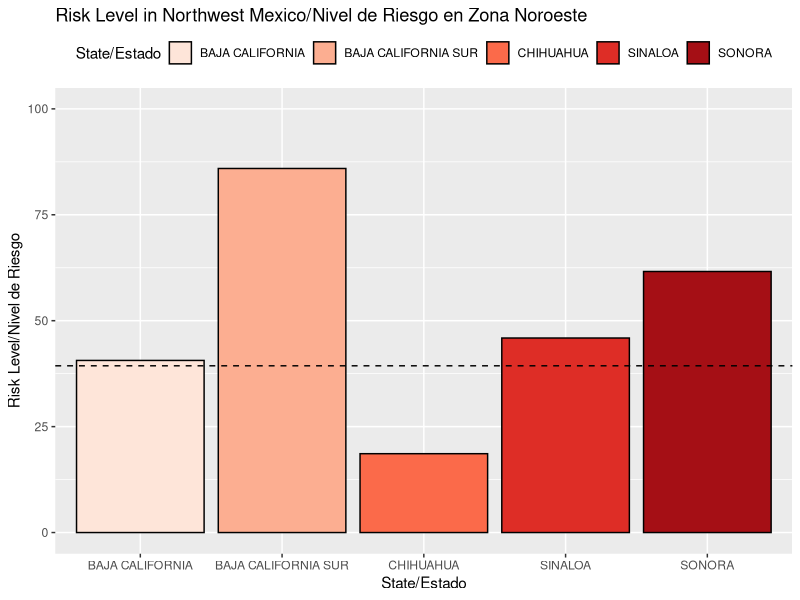
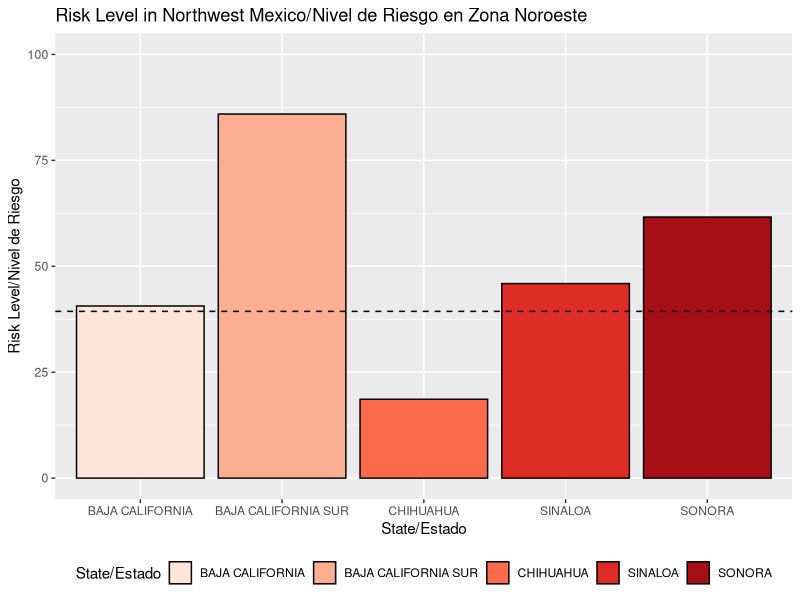
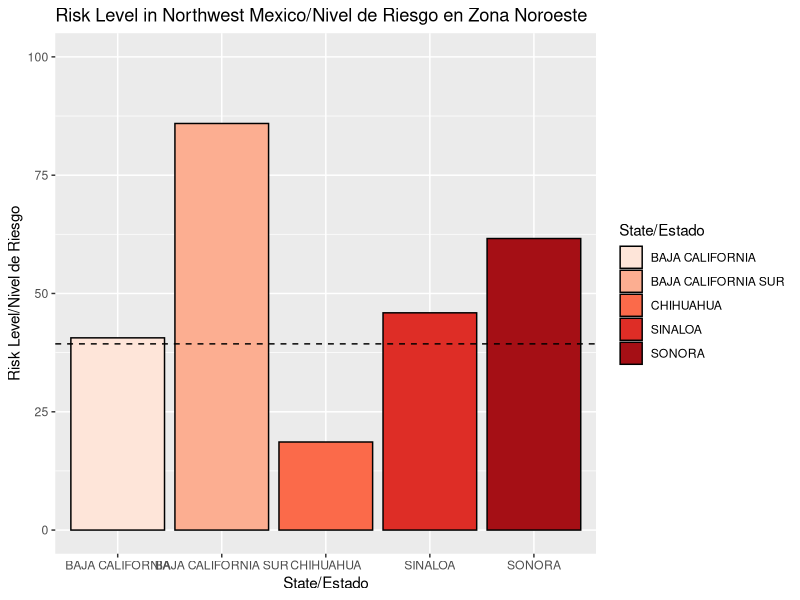
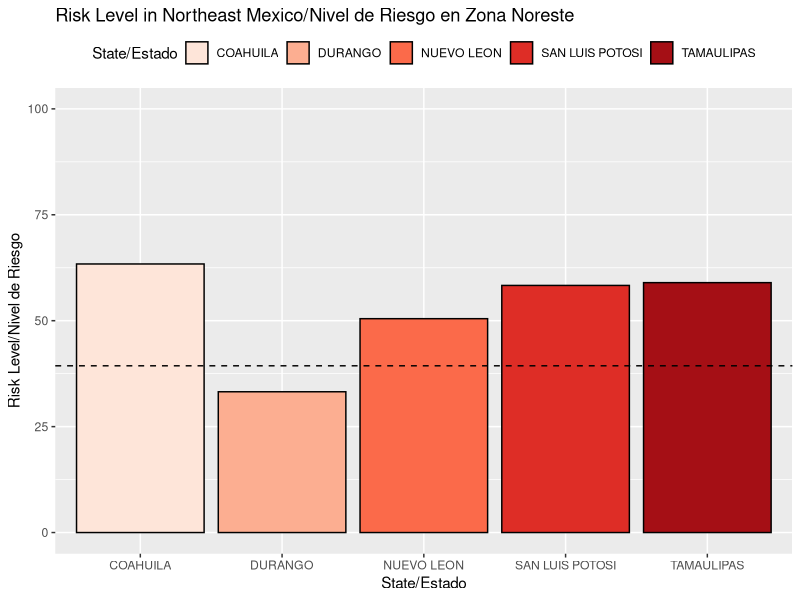
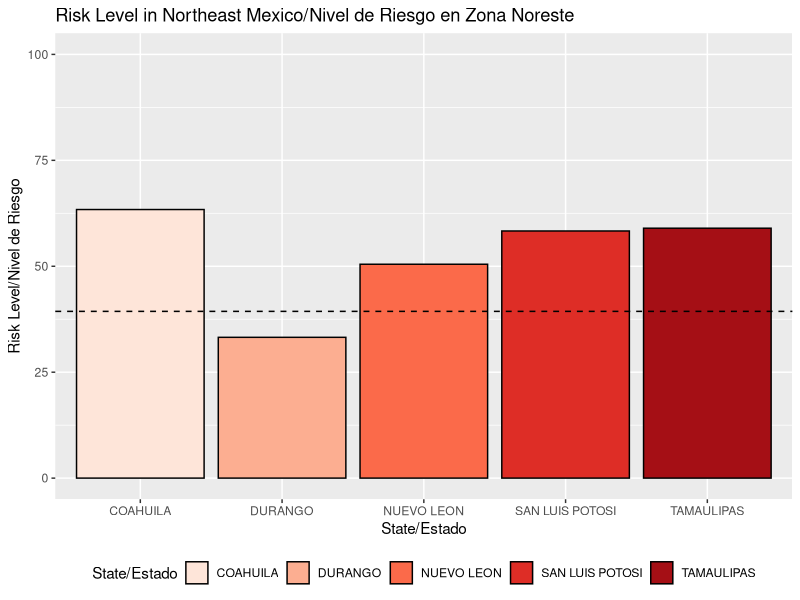
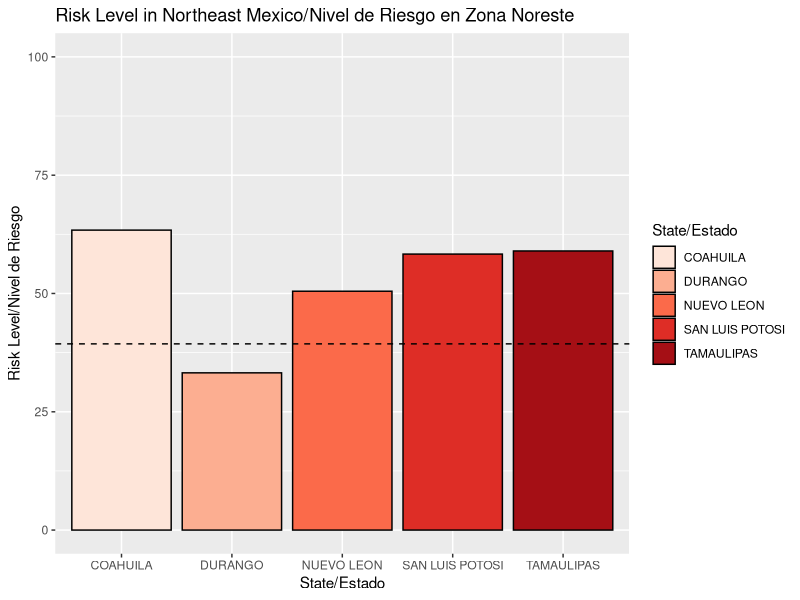
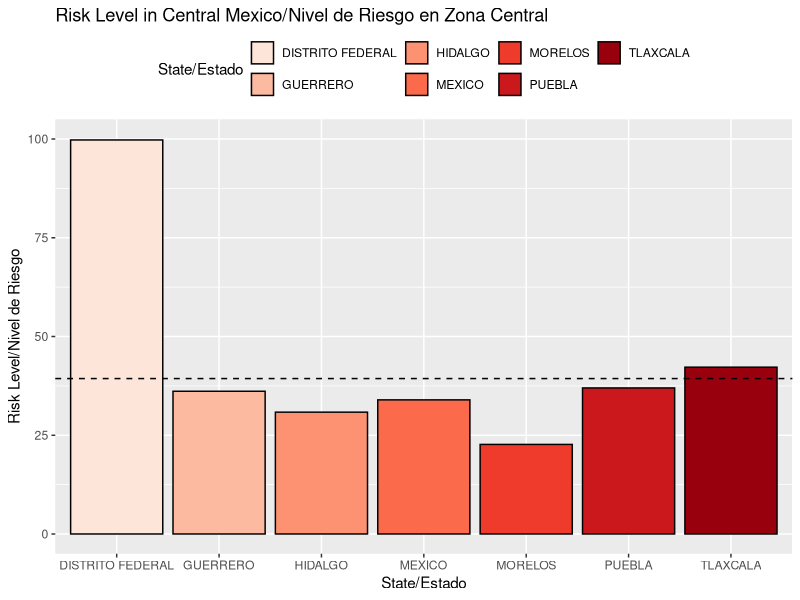
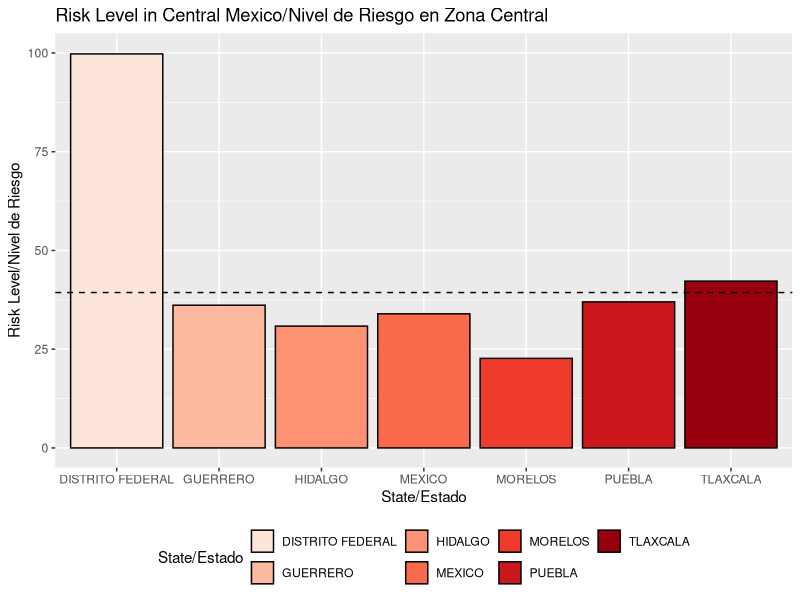

The R script that drew these images, in order:
## Code for COVID-19 Data Challenge
## Author: Carlos Paredes

## Cases in states of Mexico
setwd("~/covid-data-challenge/Cleaned Data")

## Data Cleaning
dat <- read.csv("cases_by_state_mx.csv")

noroeste <- dat[c(17, 30, 2, 20, 28), ]

noreste <- dat[c(29, 11, 23, 25, 26), ]

centro <- dat[c(31, 12, 14, 10, 4, 15, 18), ]

occidente <- dat[c(16, 19, 21, 3, 7, 13, 5, 9), ]

sureste <- dat[c(22, 1, 6, 24, 32, 8, 27), ]

## Graph for Zona Noroeste (Northwest Mexico)
library(ggplot2)

p<-ggplot(noroeste, aes(x=State, y=Risk.Level, fill=State)) +
  geom_bar(stat="identity", color="black") +
  xlab("State/Estado") + ylab("Risk Level/Nivel de Riesgo") + ylim(0, 100) +
  labs(fill = "State/Estado") +
  geom_hline(yintercept = median(dat$Risk.Level), linetype = 'dashed') +
  ggtitle("Risk Level in Northwest Mexico/Nivel de Riesgo en Zona Noroeste") 
p <- p+scale_fill_brewer(palette="Reds")
p + theme(legend.position="top")
p + theme(legend.position="bottom")
p

# p<-ggplot(noroeste, aes(x=State, y=Risk.Level, fill=State)) +
#  geom_bar(stat="identity", color="black") +
#  xlab("State/Estado") + ylab("Risk Level/Nivel de Riesgo") + ylim(0, 100) +
#  labs(fill = "State/Estado") +
#  theme_minimal() +
#  geom_hline(yintercept = median(dat$Risk.Level), linetype = 'dashed') +
#  ggtitle("Risk Level in Northwest Mexico/Nivel de Riesgo en Zona Noroeste") 
#  p <- p + scale_fill_manual(values=c("#FF85C6", "#A10055", "#FFAFDA", "#FF66B7", "#FF0087")) 
#  p + theme(legend.position="top")
#  p + theme(legend.position="bottom")
#  p

## Graph for Zona Noreste (Northeast Mexico)
p1<-ggplot(noreste, aes(x=State, y=Risk.Level, fill=State)) +
  geom_bar(stat="identity", color="black") +
  xlab("State/Estado") + ylab("Risk Level/Nivel de Riesgo") + ylim(0, 100) +
  labs(fill = "State/Estado") +
  geom_hline(yintercept = median(dat$Risk.Level), linetype = 'dashed') +
  ggtitle("Risk Level in Northeast Mexico/Nivel de Riesgo en Zona Noreste") 
p1 <- p1+scale_fill_brewer(palette="Reds")
p1 + theme(legend.position="top")
p1 + theme(legend.position="bottom")
p1

## Graph for Zona Central
p2<-ggplot(centro, aes(x=State, y=Risk.Level, fill=State)) +
  geom_bar(stat="identity", color="black") +
  xlab("State/Estado") + ylab("Risk Level/Nivel de Riesgo") + ylim(0, 100) +
  labs(fill = "State/Estado") +
  geom_hline(yintercept = median(dat$Risk.Level), linetype = 'dashed') +
  ggtitle("Risk Level in Central Mexico/Nivel de Riesgo en Zona Central") 
p2 <- p2+scale_fill_brewer(palette="Reds")
p2 + theme(legend.position="top")
p2 + theme(legend.position="bottom")
p2

## Graph for Zona Occidental
p3<-ggplot(occidente, aes(x=State, y=Risk.Level, fill=State)) +
  geom_bar(stat="identity", color="black") +
  xlab("State/Estado") + ylab("Risk Level/Nivel de Riesgo") + ylim(0, 100) +
  labs(fill = "State/Estado") +
  geom_hline(yintercept = median(dat$Risk.Level), linetype = 'dashed') +
  ggtitle("Risk Level in West Mexico/Nivel de Riesgo en Occidental") 
p3 <- p3+scale_fill_brewer(palette="Reds")
p3 + theme(legend.position="top")
p3 + theme(legend.position="bottom")
p3

## Graph for Zona Sureste
p4<-ggplot(sureste, aes(x=State, y=Risk.Level, fill=State)) +
  geom_bar(stat="identity", color="black") +
  xlab("State/Estado") + ylab("Risk Level/Nivel de Riesgo") + ylim(0, 100) +
  labs(fill = "State/Estado") +
  geom_hline(yintercept = mean(dat$Risk.Level), linetype = 'dashed') +
  ggtitle("Risk Level in Southeast Mexico/Nivel de Riesgo en Zona Sureste") 
p4 <- p4+scale_fill_brewer(palette="Reds")
p4 + theme(legend.position="top")
p4 + theme(legend.position="bottom")
p4

#########################################################################################################

## Cases in states of USA
dat2 <- read.csv('cases_by_state_usa.csv')

## Data cleaning
dat2 <- dat2[-c(52, 53, 54, 55, 56, 57, 58, 59, 60, 61, 62, 63), ]

west <- dat2[c(28, 4, 11, 8, 6, 39, 48), ]

sunbelt <- dat2[c(26, 15, 41, 51, 49, 47, 46, 50, 45), ]

newengland <- dat2[c(25, 3, 1, 2, 18, 37), ]

atlseaboard <- dat2[c(44, 24, 19, 34, 29, 38, 43, 12, 30, 5), ]

midwest <- dat2[c(13, 14, 20, 35, 21, 16, 23, 40, 42, 17), ]

mountain <- dat2[c(22, 10, 7, 27, 32, 33, 31, 36, 9), ]

## Graph for Western USA
library(ggplot2)

bp<-ggplot(west, aes(x=State, y=Risk.Level, fill=State)) +
  geom_bar(stat="identity", color="black") +
  xlab("State/Estado") + ylab("Risk Level/Nivel de Riesgo") + ylim(0, 100) +
  labs(fill = "State/Estado") +
  geom_hline(yintercept = median(dat2$Risk.Level), linetype = 'dashed') +
  ggtitle("Risk Level in Western States/Nivel de Riesgo en E.E.U.U Occidental") 
bp <- bp+scale_fill_brewer(palette="Reds")
bp + theme(legend.position="top")
bp + theme(legend.position="bottom")
bp

## Graph for Sunbelt USA
bp1<-ggplot(sunbelt, aes(x=State, y=Risk.Level, fill=State)) +
  geom_bar(stat="identity", color="black") +
  xlab("State/Estado") + ylab("Risk Level/Nivel de Riesgo") + ylim(0, 100) +
  labs(fill = "State/Estado") +
  geom_hline(yintercept = median(dat2$Risk.Level), linetype = 'dashed') +
  ggtitle("Risk Level in Sunbelt States/Nivel de Riesgo en Zona Sunbelt") 
bp1 <- bp1+scale_fill_brewer(palette="Reds")
bp1 + theme(legend.position="top")
bp1 + theme(legend.position="bottom")
bp1

## Graph for New England
bp2<-ggplot(newengland, aes(x=State, y=Risk.Level, fill=State)) +
  geom_bar(stat="identity", color="black") +
  xlab("State/Estado") + ylab("Risk Level/Nivel de Riesgo") + ylim(0, 100) +
  labs(fill = "State/Estado") +
  geom_hline(yintercept = median(dat2$Risk.Level), linetype = 'dashed') +
  ggtitle("Risk Level in New England States/Nivel de Riesgo en Zona New England") 
bp2 <- bp2+scale_fill_brewer(palette="Reds")
bp2 + theme(legend.position="top")
bp2 + theme(legend.position="bottom")
bp2

## Graph for Atlantic Seaboard
bp3<-ggplot(atlseaboard, aes(x=State, y=Risk.Level, fill=State)) +
  geom_bar(stat="identity", color="black") +
  xlab("State/Estado") + ylab("Risk Level/Nivel de Riesgo") + ylim(0, 100) +
  labs(fill = "State/Estado") +
  geom_hline(yintercept = median(dat2$Risk.Level), linetype = 'dashed') +
  ggtitle("Risk Level in Atlantic Seaboard States/Nivel de Riesgo en Zona Atlantic Seaboard") 
bp3 <- bp3+scale_fill_brewer(palette="Reds")
bp3 + theme(legend.position="top")
bp3 + theme(legend.position="bottom")
bp3

## Graph for Midwest
bp4<-ggplot(midwest, aes(x=State, y=Risk.Level, fill=State)) +
  geom_bar(stat="identity", color="black") +
  xlab("State/Estado") + ylab("Risk Level/Nivel de Riesgo") + ylim(0, 100) +
  labs(fill = "State/Estado") +
  geom_hline(yintercept = median(dat2$Risk.Level), linetype = 'dashed') +
  ggtitle("Risk Level in Midwest States/Nivel de Riesgo en Zona Midwest") 
bp4 <- bp4+scale_fill_brewer(palette="Reds")
bp4 + theme(legend.position="top")
bp4 + theme(legend.position="bottom")
bp4

## Graph for Mountain
bp5<-ggplot(mountain, aes(x=State, y=Risk.Level, fill=State)) +
  geom_bar(stat="identity", color="black") +
  xlab("State/Estado") + ylab("Risk Level/Nivel de Riesgo") + ylim(0, 100) +
  labs(fill = "State/Estado") +
  geom_hline(yintercept = median(dat2$Risk.Level), linetype = 'dashed') +
  ggtitle("Risk Level in Mountain States/Nivel de Riesgo en Zona Mountain") 
bp5 <- bp5+scale_fill_brewer(palette="Reds")
bp5 + theme(legend.position="top")
bp5 + theme(legend.position="bottom")
bp5














